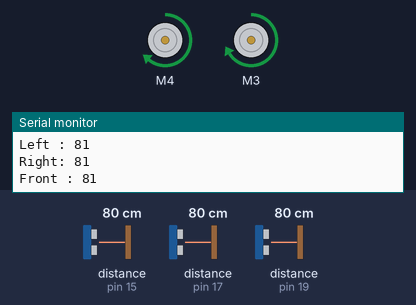
This sketch was run on a simulated Arduino Uno, built with avr-gcc and run on an emulated ATmega328P. Parts: 2 × DC motor (green arrow = forward, orange = backward, longer = faster), the last lines printed to the serial monitor. The inputs (shaded band) are chosen by the test bench; at power-on: distance to the obstacle (sensors on pin 19, pin 17, pin 15) 80 cm. The echo pulse lasts 58.3 µs per cm.

Above: at 4.2 s.
4.3 s: distance to the obstacle (sensor on pin 19) set to 45 cm
6.2 s: distance to the obstacle (sensor on pin 19) set to 36 cm
At 7.27 s:
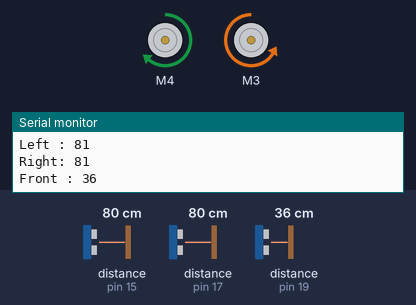
At 7.8 s:
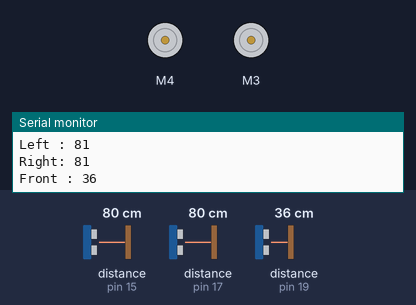
9.3 s: distance to the obstacle (sensor on pin 17) set to 2 cm
At 10.52 s:
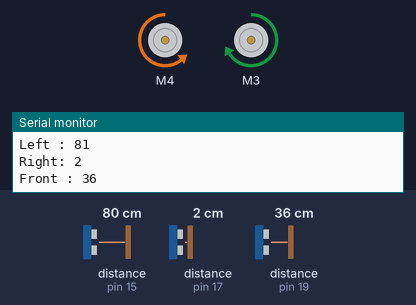
12.4 s: distance to the obstacle (sensor on pin 15) set to 2 cm
15.5 s: distance to the obstacle (sensor on pin 15) set to 60 cm
At 16.1 s:
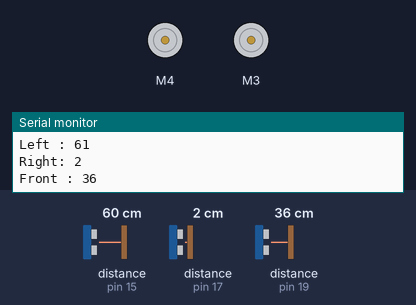
18.6 s: distance to the obstacle (sensor on pin 15) set to 4 cm
Timing chart, 0 to 22.7 s (numbered marks = the images above; inputs shaded):
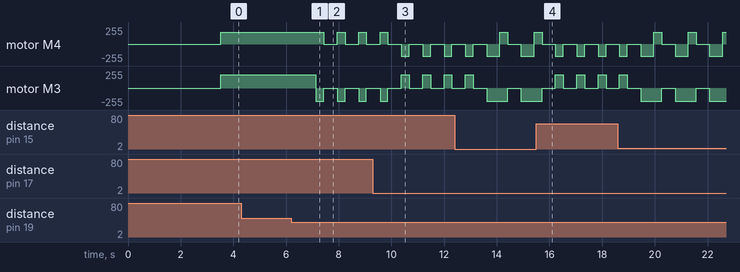

Measured:
- the behaviour switches between 41 and 40 cm on distance to the obstacle (sensor on pin 19) (found by bisection; images 0 and 1)
- after the input at 6.2 s, motor M4: alternates forward 180/255 for 0.30 s and stopped for 0.51 s, starting after 1.2 s; motor M3: alternates backward 200/255 for 0.30 s and stopped for 0.51 s, starting after 0.92 s
- after the input at 15.5 s, motor M3: alternates forward 200/255 for 0.30 s and stopped for 0.51 s, starting after 0.73 s

The sketch:

project_car_ino.ino
```cpp
#include<AFMotor.h>
#include<NewPing.h>

AF_DCMotor M_Left(4);
AF_DCMotor M_Right(3);

#define SENSOR_TRIG_PIN 14
#define SENSOR_ECHO_PIN 15
#define SENSOR_MIN_DIST 10
#define SENSOR_MAX_DIST 3000


NewPing sonar1(SENSOR_TRIG_PIN, SENSOR_ECHO_PIN, SENSOR_MAX_DIST);
NewPing sonar2(16,17, SENSOR_MAX_DIST);
NewPing sonar3(18, 19, SENSOR_MAX_DIST);
static int i;

void setup() {
	Serial.begin(9600);
        i=0;
        delay(3000);
        M_Left.setSpeed(170);
        M_Right.setSpeed(200);
        M_Left.run(RELEASE);
        M_Right.run(RELEASE);
}

void loop() {
	int Left = sonar1.ping_cm();
	int Right = sonar2.ping_cm();
	int Front = sonar3.ping_cm();
	Serial.print("Loop : ");
        Serial.println(i++);
        Serial.print("Left : ");
        Serial.println(Left);
        Serial.print("Right: ");
        Serial.println(Right);
	Serial.print("Front : ");
        Serial.println(Front);

delay(500);
        if(Front > 40){

          if( Right > 25){
            if(Left > 25){
            //move forward
            movForward();
            }
          }
        }
        else if(Right > 40){
          //turn right
          turnRight();

        }
        else if(Left > 40){
          //turn left
          turnLeft();
      }
        else{
          recheck();
        }

}


void movForward(){
          M_Left.setSpeed(180);
          M_Right.setSpeed(200);

          M_Left.run(FORWARD);
          M_Right.run(FORWARD);
        }


void turnRight(){
          M_Left.run(RELEASE);
          M_Right.run(RELEASE);

          M_Left.setSpeed(180);
          M_Right.setSpeed(200);

          M_Left.run(FORWARD);
          M_Right.run(BACKWARD);
          delay(300); // do for .3 second
          M_Left.run(RELEASE);
          M_Right.run(RELEASE);
        }

void turnLeft(){
          M_Left.run(RELEASE);
          M_Right.run(RELEASE);

          M_Left.setSpeed(180);
          M_Right.setSpeed(200);

          M_Left.run(BACKWARD);
          M_Right.run(FORWARD);
          delay(300); // do for .1 second
          M_Left.run(RELEASE);
          M_Right.run(RELEASE);
        }


void recheck(){

          M_Left.run(RELEASE);
          M_Right.run(RELEASE);

          M_Left.setSpeed(180);
          M_Right.setSpeed(200);

          M_Left.run(BACKWARD);
          M_Right.run(BACKWARD);
          delay(500); // do for .5 second
          M_Left.run(RELEASE);
          M_Right.run(RELEASE);

          turnRight();
        }
```
